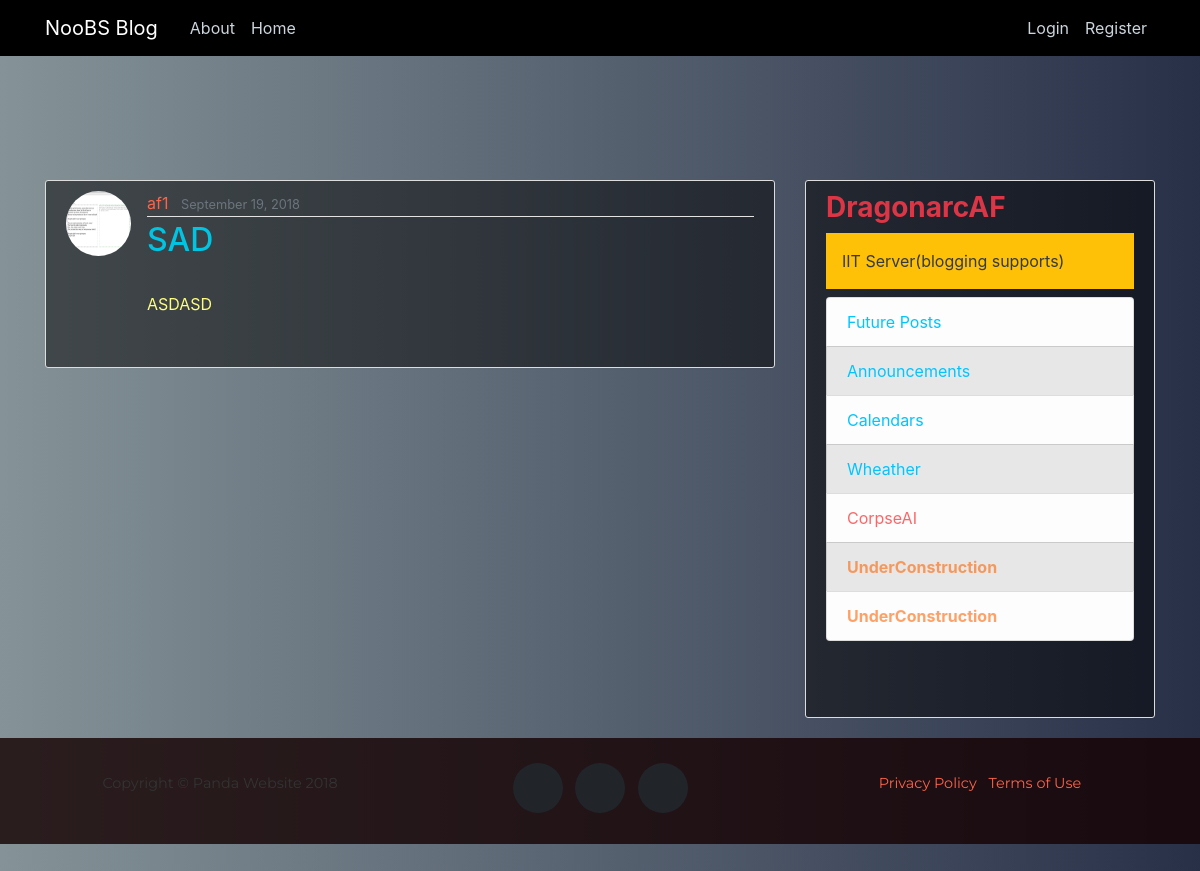
The app's page /post/17/ with its own data.
### blog/models.py (models this page shows, shortened)
class Post(models.Model):
    title = models.CharField(max_length=100)
    content = models.TextField()
    date_posted = models.DateTimeField(default=timezone.now)
    author = models.ForeignKey(User, on_delete=models.CASCADE)
    likes = models.ManyToManyField(User, related_name='likes', blank=True)
    objects = PostManager()

### users/models.py (models this page shows, shortened)
class Profile(models.Model):
    user = models.OneToOneField(User, on_delete=models.CASCADE)
    image = models.ImageField(default='default.jpg', upload_to='profile_pics')

### blog/views.py (the view)
# urls.py: path('post/<int:pk>/', PostDetailView.as_view(), name='post-detail'),
class PostDetailView(DetailView):
    model = Post

### blog/models.py (called while the page is built)
    def get_queryset(self):
        return PostQuerySet(self.model, using=self._db)

### blog/templates/blog/post_detail.html (shortened to what this page needs)
{% extends "blog/base.html" %}
{% block content %}
  <article class="media content-section">
    <img class="rounded-circle article-img" src="{{ object.author.profile.image.url }}">
    <div class="media-body">
      <div class="article-metadata">
        <a class="mr-2" href="{% url 'user-posts' object.author.username %}">{{ object.author }}</a>
        <small class="text-muted">{{ object.date_posted|date:"F d, Y" }}</small>
      </div>
      <h2 class="article-title">{{ object.title }}</h2>
      <p class="article-content">{{ object.content }}</p>
    </div>
  </article>
{% endblock content %}

### blog/static/blog/main.css (style rules this page uses)
body { color: #333333; margin-top: 5rem; }
h1, h2, h3, h4, h5, h6 { color: #444444; }
.content-section { background: rgba(1,1,1,0.5); padding: 10px 20px; border: 1px solid #dddddd; border-radius: 3px; margin-bottom: 20px; }
.article-title { color: rgb(0, 197, 226); }
.article-content { color: rgb(255, 255, 123); white-space: pre-line; }
.article-img { height: 65px; width: 65px; margin-right: 16px; }
.article-metadata { padding-bottom: 1px; margin-bottom: 4px; border-bottom: 1px solid #e3e3e3 }
#scrollDown p { padding: 25px 0; }
a:link { color:hsl(9, 100%, 64%); }

### records on screen
Post: author.profile.image (picture), author "af1", date_posted "September 19, 2018", title "SAD", content "ASDASD"
